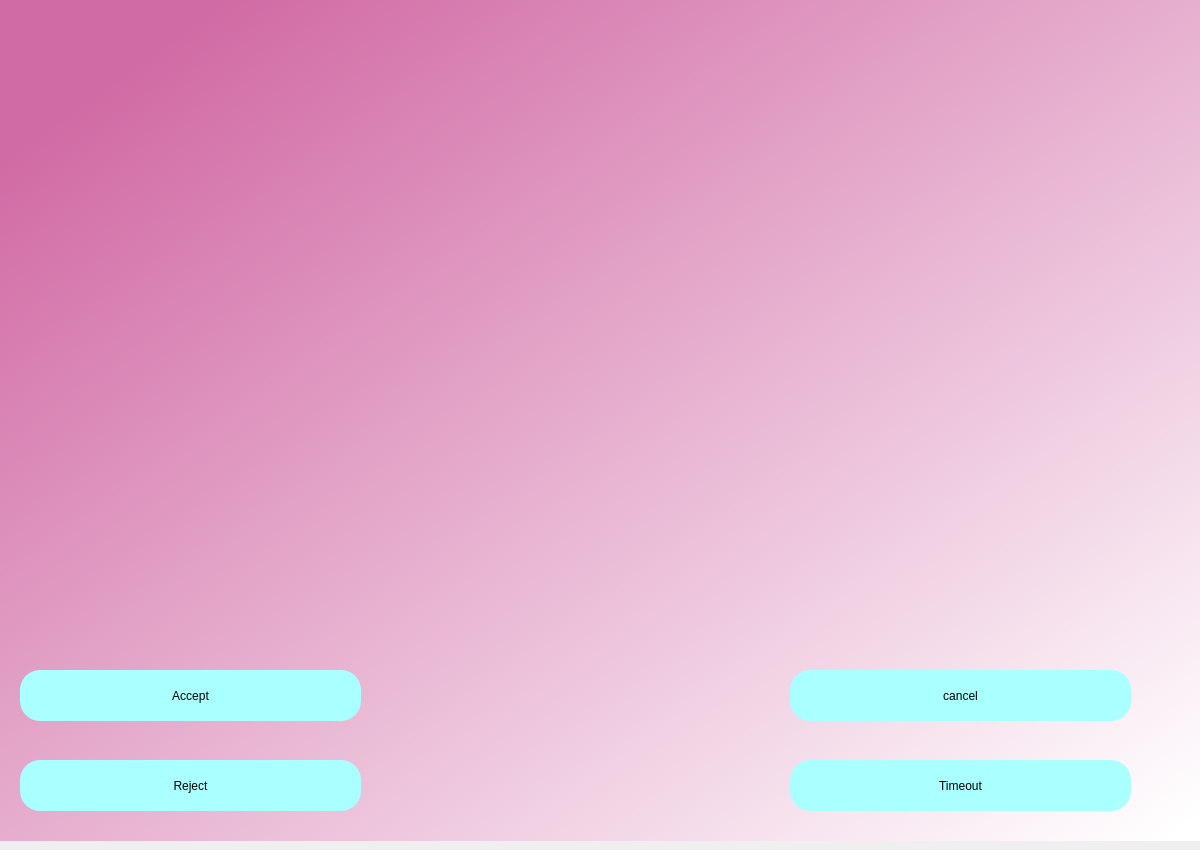
<?xml version="1.0" encoding="UTF-8"?>
<ui version="4.0">
 <class>Dialog</class>
 <widget class="QDialog" name="Dialog">
  <property name="geometry">
   <rect>
    <x>0</x>
    <y>0</y>
    <width>1200</width>
    <height>850</height>
   </rect>
  </property>
  <property name="windowTitle">
   <string>Dialog</string>
  </property>
  <widget class="QWidget" name="bgwidget" native="true">
   <property name="geometry">
    <rect>
     <x>0</x>
     <y>0</y>
     <width>1201</width>
     <height>841</height>
    </rect>
   </property>
   <property name="styleSheet">
    <string notr="true">QWidget#bgwidget{
background-color:qlineargradient(spread:pad, x1:0.091, y1:0.101636, x2:0.991379, y2:0.977, stop:0 rgba(209, 107, 165, 255), stop:1 rgba(255, 255, 255, 255));}</string>
   </property>
   <widget class="QPushButton" name="acc">
    <property name="geometry">
     <rect>
      <x>20</x>
      <y>670</y>
      <width>341</width>
      <height>51</height>
     </rect>
    </property>
    <property name="styleSheet">
     <string notr="true">border-radius:20px;
background-color: rgb(170, 255, 255);
font: 14pt &quot;MS Shell Dlg 2&quot;;</string>
    </property>
    <property name="text">
     <string>Accept</string>
    </property>
   </widget>
   <widget class="QPushButton" name="can">
    <property name="geometry">
     <rect>
      <x>790</x>
      <y>670</y>
      <width>341</width>
      <height>51</height>
     </rect>
    </property>
    <property name="styleSheet">
     <string notr="true">border-radius:20px;
background-color: rgb(170, 255, 255);
font: 14pt &quot;MS Shell Dlg 2&quot;;</string>
    </property>
    <property name="text">
     <string>cancel</string>
    </property>
   </widget>
   <widget class="QPushButton" name="rej">
    <property name="geometry">
     <rect>
      <x>20</x>
      <y>760</y>
      <width>341</width>
      <height>51</height>
     </rect>
    </property>
    <property name="styleSheet">
     <string notr="true">border-radius:20px;
background-color: rgb(170, 255, 255);
font: 14pt &quot;MS Shell Dlg 2&quot;;</string>
    </property>
    <property name="text">
     <string>Reject</string>
    </property>
   </widget>
   <widget class="QLabel" name="req">
    <property name="geometry">
     <rect>
      <x>310</x>
      <y>0</y>
      <width>621</width>
      <height>661</height>
     </rect>
    </property>
    <property name="text">
     <string>&lt;html&gt;&lt;head/&gt;&lt;body&gt;&lt;p&gt;&lt;img src=&quot;:/newPrefix/D:/sem 5/FLA/requesting.png&quot;/&gt;&lt;/p&gt;&lt;/body&gt;&lt;/html&gt;</string>
    </property>
   </widget>
   <widget class="QPushButton" name="tim">
    <property name="geometry">
     <rect>
      <x>790</x>
      <y>760</y>
      <width>341</width>
      <height>51</height>
     </rect>
    </property>
    <property name="styleSheet">
     <string notr="true">border-radius:20px;
background-color: rgb(170, 255, 255);
font: 14pt &quot;MS Shell Dlg 2&quot;;</string>
    </property>
    <property name="text">
     <string>Timeout</string>
    </property>
   </widget>
  </widget>
 </widget>
 <resources>
  <include location="requesting.qrc"/>
 </resources>
 <connections/>
</ui>
